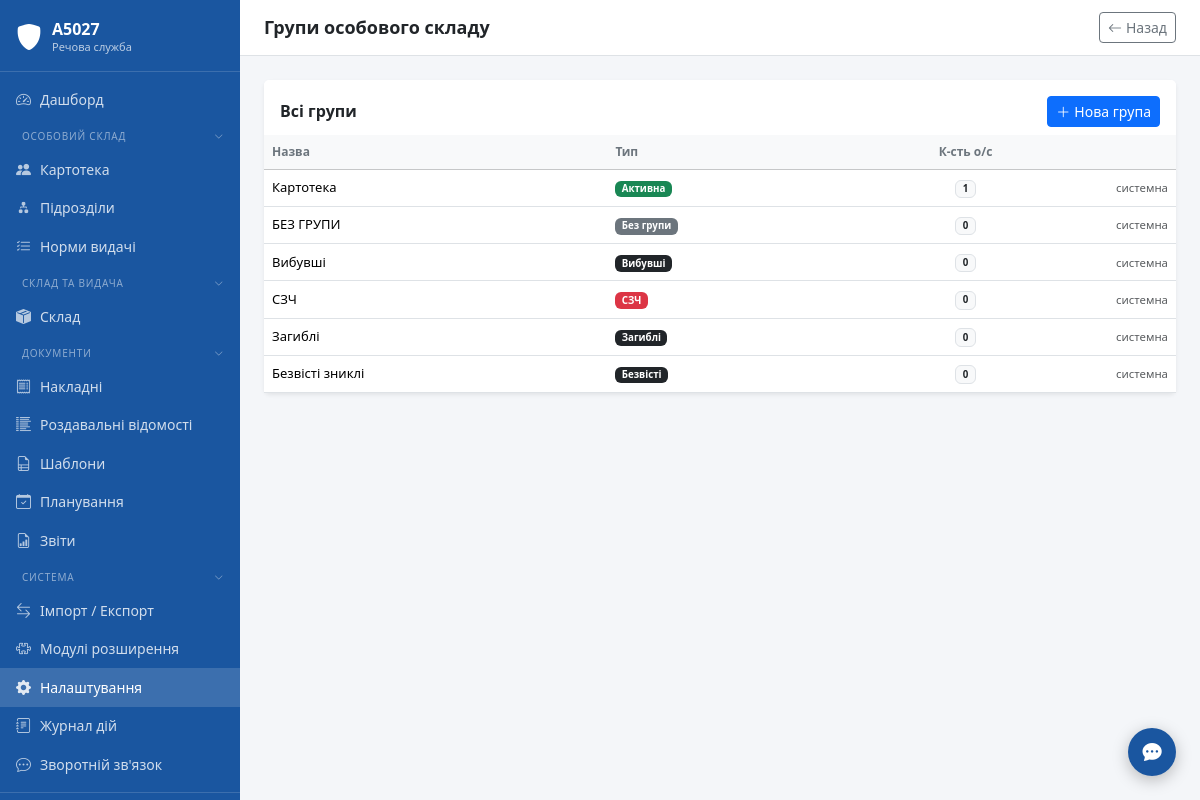
Screenshot of /settings/groups (signed in) with the database file from the repository.
### tables this page shows
CREATE TABLE settings (
            key TEXT PRIMARY KEY,
            value TEXT NOT NULL DEFAULT '',
            updated_at TEXT NOT NULL DEFAULT (datetime('now','localtime'))
        );

CREATE TABLE groups (
            id INTEGER PRIMARY KEY AUTOINCREMENT,
            name TEXT NOT NULL UNIQUE,
            type TEXT NOT NULL DEFAULT 'custom',
            created_at TEXT NOT NULL DEFAULT (datetime('now','localtime'))
        );

### modules/settings/routes.py (the view)
@bp.route("/groups")
@login_required
def groups():
    conn = get_connection()
    groups = conn.execute("SELECT * FROM groups ORDER BY id").fetchall()
    counts = {r["group_id"]: r["cnt"] for r in conn.execute(
        "SELECT group_id, COUNT(*) as cnt FROM personnel WHERE is_active=1 GROUP BY group_id"
    ).fetchall()}
    conn.close()
    return render_template("settings/groups.html",
        groups=[dict(r) for r in groups],
        counts=counts,
    )

### templates/settings/groups.html (shortened to what this page needs)
{% extends "base.html" %}
{% block page_title %}Групи особового складу{% endblock %}
{% block topbar_actions %}
<a href="{{ url_for('settings.index') }}" class="btn btn-sm btn-outline-secondary">
    <i class="bi bi-arrow-left me-1"></i>Назад
</a>
{% endblock %}
{% block content %}
<div class="card border-0 shadow-sm">
    <div class="card-header bg-white border-0 pt-3 d-flex align-items-center justify-content-between">
        <h6 class="fw-bold mb-0">Всі групи</h6>
        <button class="btn btn-sm btn-primary" data-bs-toggle="modal" data-bs-target="#modalAddGroup">
            <i class="bi bi-plus-lg me-1"></i>Нова група
        </button>
    </div>
    <div class="card-body p-0">
        <table class="table table-hover mb-0">
            <thead class="table-light">
                <tr>
                    <th>Назва</th>
                    <th>Тип</th>
                    <th class="text-center">К-сть о/с</th>
                    <th style="width:100px"></th>
                </tr>
            </thead>
            <tbody id="groupList">
                {% for g in groups %}
                <tr data-id="{{ g.id }}">
                    <td class="fw-medium group-name">{{ g.name }}</td>
                    <td>
                        {% if g.type == 'active' %}
                            <span class="badge bg-success">Активна</span>
                        {% elif g.type == 'no_group' %}
                            <span class="badge bg-secondary">Без групи</span>
                        {% elif g.type == 'dismissed' %}
                            <span class="badge bg-dark">Вибувші</span>
                        {% elif g.type == 'szch' %}
                            <span class="badge bg-danger">СЗЧ</span>
                        {% elif g.type == 'deceased' %}
                            <span class="badge bg-dark">Загиблі</span>
                        {% elif g.type == 'missing' %}
                            <span class="badge bg-dark">Безвісті</span>
                        {% else %}
                            <span class="badge bg-info text-dark">Користувацька</span>
                        {% endif %}
                    </td>
                    <td class="text-center">
                        <span class="badge bg-light text-dark border">
                            {{ counts.get(g.id, 0) }}
                        </span>
                    </td>
                    <td class="text-end">
                        {% if g.type == 'custom' %}
                        <button class="btn btn-sm btn-outline-secondary btn-edit-group me-1"
                                data-id="{{ g.id }}" data-name="{{ g.name }}">
                            <i class="bi bi-pencil"></i>
                        </button>
                        <button class="btn btn-sm btn-outline-danger btn-del-group"
                                data-id="{{ g.id }}" data-name="{{ g.name }}">
                            <i class="bi bi-trash"></i>
                        </button>
                        {% else %}
                        <span class="text-muted small">системна</span>
                        {% endif %}
                    </td>
                </tr>
                {% endfor %}
            </tbody>
        </table>
    </div>
</div>
{% endblock %}

### templates/base.html (shortened to what this page needs)
<!DOCTYPE html>
<html lang="uk">
<head>
    <link rel="stylesheet" href="{{ url_for('static', filename='css/bootstrap.min.css') }}">
    <link rel="stylesheet" href="{{ url_for('static', filename='css/bootstrap-icons.min.css') }}">
    <link rel="stylesheet" href="{{ url_for('static', filename='css/main.css') }}">
    <link rel="stylesheet" href="{{ url_for('static', filename='css/theme-' ~ (session.get('theme') or 'default') ~ '.css') }}">
</head>
<body>
<div class="app-wrapper">
    <nav class="app-sidebar">
        <a class="sidebar-brand" href="{{ url_for('dashboard') }}">
            <i class="bi bi-shield-fill sidebar-brand-icon"></i>
            <div class="sidebar-brand-text">
                <div class="title">{{ unit_name }}</div>
                <div class="subtitle">Речова служба</div>
            </div>
        </a>
        {%- set _in_docs = request.blueprint in ('invoices','rv','doc_templates','planning','reports') %}
        {%- set _in_plugins = plugin_menu_items and request.path and plugin_menu_items | selectattr('url') | list | length > 0 %}
        {%- set _sidebar_extra = slot('sidebar.items') %}
        {%- set _in_extra = _sidebar_extra and _sidebar_extra | length > 0 %}
        {%- set _in_system = request.blueprint in ('import_export','plugins','settings','audit') or request.path.startswith('/settings/') or request.path.startswith('/audit/') %}
        <ul class="nav flex-column sidebar-nav">
            <li class="nav-item">
                <a class="nav-link {% if request.endpoint == 'dashboard' %}active{% endif %}"
                   href="{{ url_for('dashboard') }}">
                    <i class="bi bi-speedometer2"></i> Дашборд
                </a>
            </li>
            <li>
                <button class="nav-section-toggle" data-section="os">
                    <span>Особовий склад</span>
                    <i class="bi bi-chevron-down nav-section-chevron"></i>
                </button>
            </li>
            <li class="nav-section-body" data-section-body="os">
                <ul class="nav flex-column">
                    <li class="nav-item">
                        <a class="nav-link {% if request.blueprint == 'personnel' %}active{% endif %}"
                           href="/personnel/">
                            <i class="bi bi-people-fill"></i> Картотека
                        </a>
                    </li>
                    <li class="nav-item">
                        <a class="nav-link {% if request.path == '/units/' or request.path.startswith('/units/') %}active{% endif %}"
                           href="/units/">
                            <i class="bi bi-diagram-2-fill"></i> Підрозділи
                        </a>
                    </li>
                    <li class="nav-item">
                        <a class="nav-link {% if request.blueprint == 'supply_norms' %}active{% endif %}"
                           href="/supply-norms/">
                            <i class="bi bi-list-check"></i> Норми видачі
                        </a>
                    </li>
                </ul>
            </li>
            <li>
                <button class="nav-section-toggle" data-section="sklad">
                    <span>Склад та видача</span>
                    <i class="bi bi-chevron-down nav-section-chevron"></i>
                </button>
            </li>
            <li class="nav-section-body" data-section-body="sklad">
                <ul class="nav flex-column">
                    <li class="nav-item">
                        <a class="nav-link {% if request.blueprint == 'warehouse' %}active{% endif %}"
                           href="/warehouse/">
                            <i class="bi bi-box-seam-fill"></i> Склад
                        </a>
                    </li>
                </ul>
            </li>
            <li>
                <button class="nav-section-toggle" data-section="docs"
                        {% if _in_docs %}data-default-open="1"{% endif %}>
                    <span>Документи</span>
                    <i class="bi bi-chevron-down nav-section-chevron"></i>
                </button>
            </li>
            <li class="nav-section-body" data-section-body="docs">
                <ul class="nav flex-column">
                    <li class="nav-item">
                        <a class="nav-link {% if request.blueprint == 'invoices' %}active{% endif %}"
                           href="/invoices/">
                            <i class="bi bi-receipt"></i> Накладні
                        </a>
                    </li>
                    <li class="nav-item">
                        <a class="nav-link {% if request.blueprint == 'rv' %}active{% endif %}"
                           href="/rv/">
                            <i class="bi bi-list-columns-reverse"></i> Роздавальні відомості
                        </a>
                    </li>
                    <li class="nav-item">
                        <a class="nav-link {% if request.blueprint == 'doc_templates' %}active{% endif %}"
                           href="/doc-templates/">
                            <i class="bi bi-file-earmark-ruled"></i> Шаблони
                        </a>
                    </li>
                    <li class="nav-item">
                        <a class="nav-link {% if request.blueprint == 'planning' %}active{% endif %}"
                           href="{{ url_for('planning.index') }}">
                            <i class="bi bi-calendar-check"></i> Планування
                        </a>
                    </li>
                    <li class="nav-item">
                        <a class="nav-link {% if request.blueprint == 'reports' %}active{% endif %}"
                           href="{{ url_for('reports.index') }}">
                            <i class="bi bi-file-earmark-bar-graph"></i> Звіти
                        </a>
                    </li>
                </ul>
            </li>
            <li>
                <button class="nav-section-toggle" data-section="system"
                        {% if _in_system %}data-default-open="1"{% endif %}>
                    <span>Система</span>
                    <i class="bi bi-chevron-down nav-section-chevron"></i>
                </button>
            </li>
            <li class="nav-section-body" data-section-body="system">
                <ul class="nav flex-column">
                    <li class="nav-item">
                        <a class="nav-link {% if request.blueprint == 'import_export' %}active{% endif %}"
                           href="{{ url_for('import_export.index') }}">
                            <i class="bi bi-arrow-left-right"></i> Імпорт / Експорт
                        </a>
                    </li>
                    <li class="nav-item">
                        <a class="nav-link {% if request.blueprint == 'plugins' %}active{% endif %}"
                           href="{{ url_for('plugins.index') }}">
                            <i class="bi bi-puzzle"></i> Модулі розширення
                        </a>
                    </li>
                    <li class="nav-item">
                        <a class="nav-link {% if request.path.startswith('/settings/') %}active{% endif %}"
                           href="/settings/">
                            <i class="bi bi-gear-fill"></i> Налаштування
                        </a>
                    </li>
                    <li class="nav-item">
                        <a class="nav-link {% if request.path.startswith('/audit/') %}active{% endif %}"
                           href="/audit/">
                            <i class="bi bi-journal-text"></i> Журнал дій
                        </a>
                    </li>
                    <li class="nav-item">
                        <a class="nav-link {% if request.path.startswith('/feedback') %}active{% endif %}"
                           href="/feedback/">
                            <i class="bi bi-chat-dots"></i> Зворотній зв'язок
                        </a>
                    </li>
                </ul>
            </li>
        </ul>
        <div class="sidebar-footer">
        </div>
    </nav>
    <div class="app-main">
        <div class="app-topbar">
            <h1>{% block page_title %}{% endblock %}</h1>
            <div class="d-flex gap-2">
                {% block topbar_actions %}{% endblock %}
            </div>
        </div>
        <div class="app-content">
            {% block content %}{% endblock %}
        </div>
    </div>
</div>
<div class="toast-container-fixed" id="toastContainer">
{% if session.get('user_id') %}
<button id="fbFloatBtn" title="Зворотній зв'язок / Повідомити про помилку"
        data-bs-toggle="modal" data-bs-target="#feedbackModal"
        style="position:fixed;bottom:1.5rem;right:1.5rem;z-index:1040;
               width:48px;height:48px;border-radius:50%;
               background:var(--app-primary);color:#fff;border:none;
               box-shadow:0 4px 16px rgba(0,0,0,.25);font-size:1.2rem;
               display:flex;align-items:center;justify-content:center;
               transition:transform .15s;">
    <i class="bi bi-chat-dots-fill"></i>
</button>
{% endif %}
</div></div>
</body>
</html>

### rows the page displays
settings: value "А5027"
groups: name "Картотека", type "Активна", get "1"
groups: name "БЕЗ ГРУПИ", type "Без групи", get "0"
groups: name "Вибувші", type "Вибувші", get "0"
groups: name "СЗЧ", type "СЗЧ", get "0"
groups: name "Загиблі", type "Загиблі", get "0"
groups: name "Безвісті зниклі", type "Безвісті", get "0"
